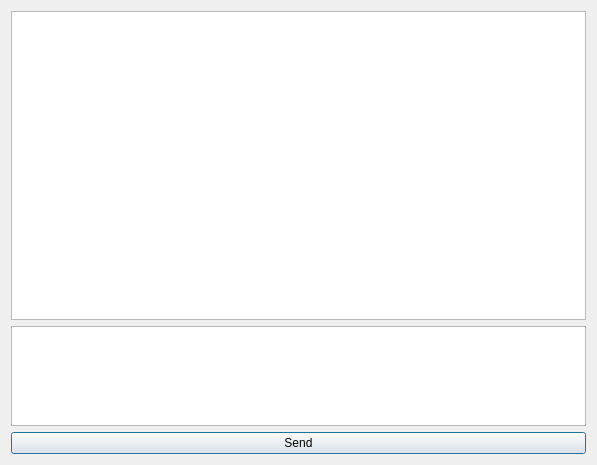
<?xml version="1.0" encoding="UTF-8"?>
<ui version="4.0">
 <class>ChatDialog</class>
 <widget class="QDialog" name="ChatDialog">
  <property name="geometry">
   <rect>
    <x>0</x>
    <y>0</y>
    <width>597</width>
    <height>465</height>
   </rect>
  </property>
  <property name="windowTitle">
   <string>Chat</string>
  </property>
  <layout class="QVBoxLayout" name="verticalLayout">
   <item>
    <widget class="QTextEdit" name="ChatText">
     <property name="sizePolicy">
      <sizepolicy hsizetype="Expanding" vsizetype="Expanding">
       <horstretch>0</horstretch>
       <verstretch>2</verstretch>
      </sizepolicy>
     </property>
     <property name="readOnly">
      <bool>true</bool>
     </property>
     <property name="html">
      <string>&lt;!DOCTYPE HTML PUBLIC &quot;-//W3C//DTD HTML 4.0//EN&quot; &quot;http://www.w3.org/TR/REC-html40/strict.dtd&quot;&gt;
&lt;html&gt;&lt;head&gt;&lt;meta name=&quot;qrichtext&quot; content=&quot;1&quot; /&gt;&lt;style type=&quot;text/css&quot;&gt;
p, li { white-space: pre-wrap; }
&lt;/style&gt;&lt;/head&gt;&lt;body style=&quot; font-family:'Source Sans Pro'; font-size:11pt; font-weight:400; font-style:normal;&quot;&gt;
&lt;p style=&quot;-qt-paragraph-type:empty; margin-top:0px; margin-bottom:0px; margin-left:0px; margin-right:0px; -qt-block-indent:0; text-indent:0px;&quot;&gt;&lt;br /&gt;&lt;/p&gt;&lt;/body&gt;&lt;/html&gt;</string>
     </property>
    </widget>
   </item>
   <item>
    <widget class="QTextEdit" name="MessageText">
     <property name="enabled">
      <bool>true</bool>
     </property>
     <property name="sizePolicy">
      <sizepolicy hsizetype="Expanding" vsizetype="Minimum">
       <horstretch>0</horstretch>
       <verstretch>0</verstretch>
      </sizepolicy>
     </property>
     <property name="minimumSize">
      <size>
       <width>0</width>
       <height>0</height>
      </size>
     </property>
     <property name="maximumSize">
      <size>
       <width>16777215</width>
       <height>100</height>
      </size>
     </property>
     <property name="html">
      <string>&lt;!DOCTYPE HTML PUBLIC &quot;-//W3C//DTD HTML 4.0//EN&quot; &quot;http://www.w3.org/TR/REC-html40/strict.dtd&quot;&gt;
&lt;html&gt;&lt;head&gt;&lt;meta name=&quot;qrichtext&quot; content=&quot;1&quot; /&gt;&lt;style type=&quot;text/css&quot;&gt;
p, li { white-space: pre-wrap; }
&lt;/style&gt;&lt;/head&gt;&lt;body style=&quot; font-family:'Source Sans Pro'; font-size:11pt; font-weight:400; font-style:normal;&quot;&gt;
&lt;p style=&quot;-qt-paragraph-type:empty; margin-top:0px; margin-bottom:0px; margin-left:0px; margin-right:0px; -qt-block-indent:0; text-indent:0px;&quot;&gt;&lt;br /&gt;&lt;/p&gt;&lt;/body&gt;&lt;/html&gt;</string>
     </property>
     <property name="acceptRichText">
      <bool>false</bool>
     </property>
    </widget>
   </item>
   <item>
    <widget class="QPushButton" name="SendButton">
     <property name="text">
      <string>Send</string>
     </property>
    </widget>
   </item>
  </layout>
 </widget>
 <resources/>
 <connections/>
</ui>
